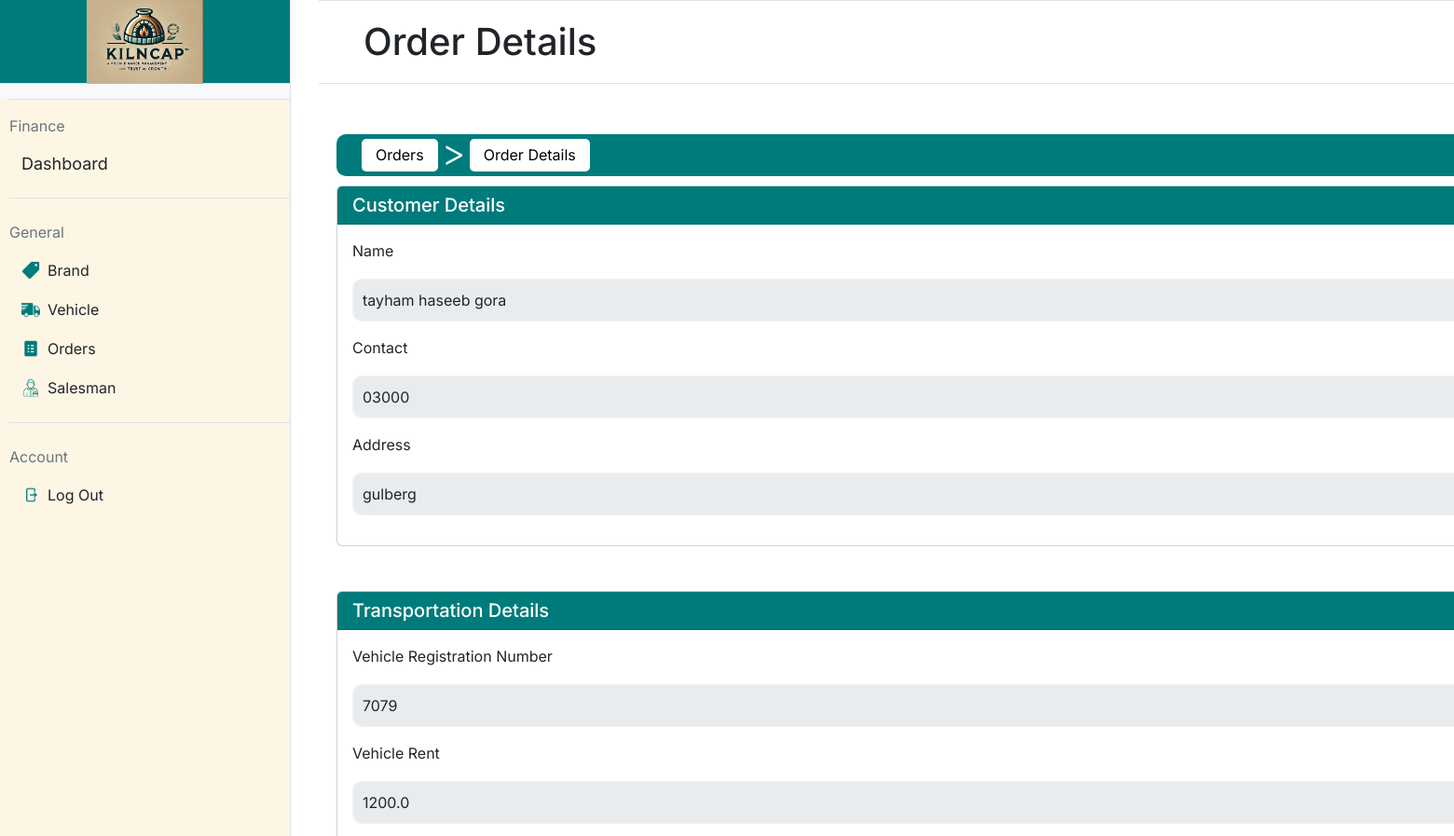
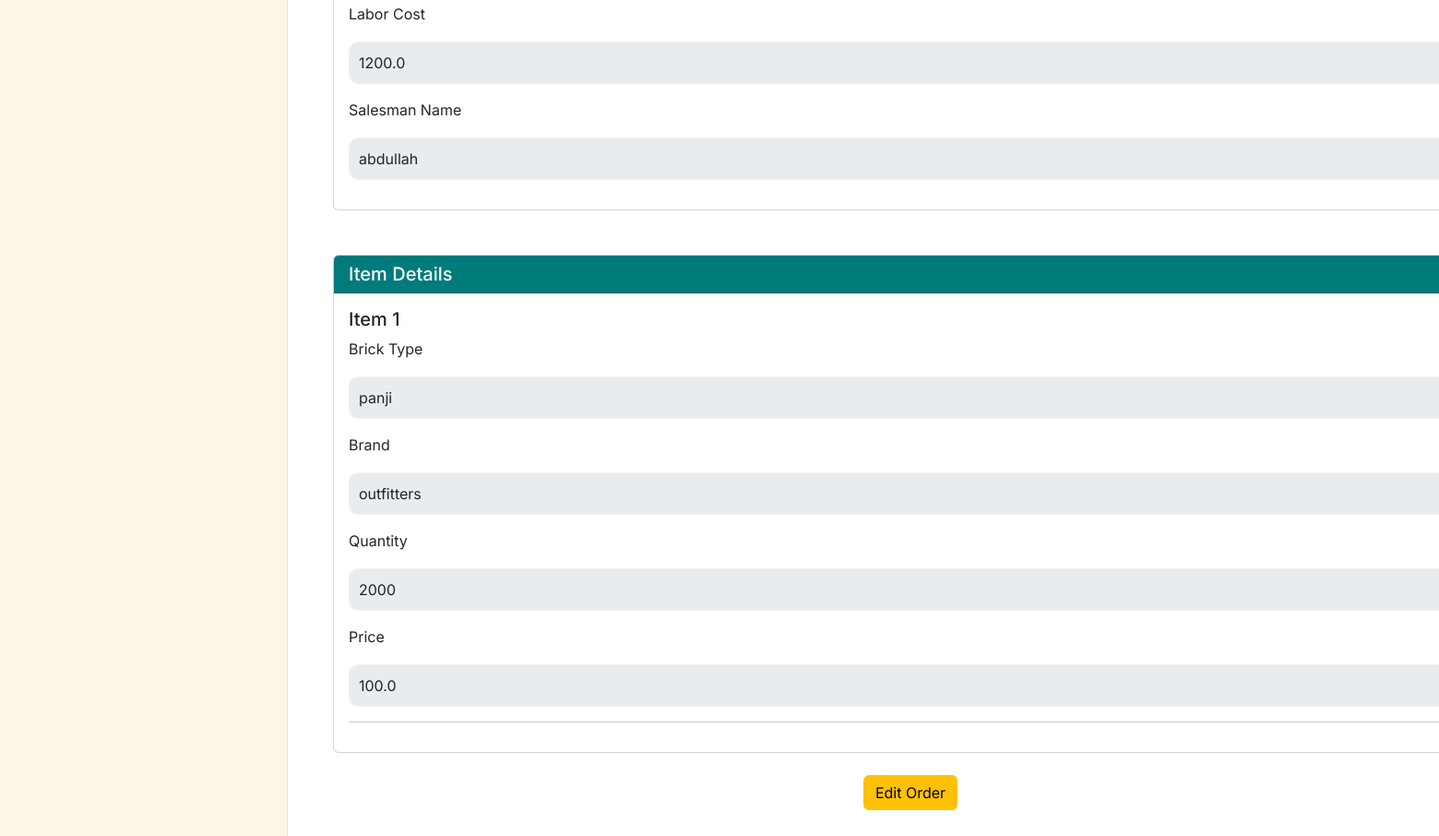
Page /order/1 on the committed database (2 pictures, top to bottom).
### app.py (models this page shows, shortened)
class Order(db.Model):
    __tablename__ = 'orders'
    id = db.Column(db.Integer, primary_key=True)
    customer_name = db.Column(db.String(50), nullable=False)
    contact = db.Column(db.String(15), nullable=False)  # Customer contact number
    address = db.Column(db.String(150), nullable=False)  # Delivery address
    vehicle_reg_number = db.Column(db.String(20), nullable=True)  # Vehicle registration number
    vehicle_rent = db.Column(db.Float, nullable=True)  # Rent cost of the vehicle
    labor_cost = db.Column(db.Float, nullable=True)  # Cost of labor
    salesman_name = db.Column(db.String(50), nullable=True)  # Salesperson name
    date = db.Column(db.Date, nullable=False, default=datetime.utcnow)  # Order date
    items = db.relationship('Item', backref='order', cascade="all, delete-orphan")  # Relationship to Item

class Item(db.Model):
    __tablename__ = 'items'
    id = db.Column(db.Integer, primary_key=True)
    order_id = db.Column(db.Integer, db.ForeignKey('orders.id'), nullable=False)  # Foreign key to Order
    brick_type = db.Column(db.String(50), nullable=False)  # Type of bricks
    brand = db.Column(db.String(50), nullable=False)  # Brand of the bricks
    quantity = db.Column(db.Integer, nullable=False)  # Quantity of bricks
    price = db.Column(db.Float, nullable=False)  # Price of bricks

### app.py (the view)
@app.route('/order/<int:order_id>', methods=['GET'])
def order_details(order_id):
    order = Order.query.get_or_404(order_id)
    return render_template('order_details.html', order=order)

### templates/order_details.html (shortened to what this page needs)
{% extends "base.html" %}
{% block mainheading %}
    Order Details
{% endblock %}
{% block maincontent %}
<nav class="navbar navbar-expand-lg"
    style="background-color: #007b7b; border-radius: 10px; padding: 5px 15px; height: 45px; width: 100%;">
    <div class="container-fluid d-flex align-items-center">
        <div class="collapse navbar-collapse" id="navbarNav">
            <ul class="navbar-nav d-flex align-items-center">
                <li class="nav-item">
                    <a class="nav-link text-black"
                        href="{{ url_for('orders') }}"
                        style="background-color: white; color: black; border-radius: 5px; padding: 5px 15px; height: 35px; line-height: 25px; transition: all 0.3s ease; text-decoration: none;"
                        onmouseover="this.style.backgroundColor='#f0f0f0'; this.style.color='white';"
                        onmouseout="this.style.backgroundColor='white'; this.style.color='black';">Orders</a>
                </li>
                <li class="mx-1"
                    style="color: white;padding-bottom: 5px; font-size: 40px; font-weight:300">&gt;</li>
                <li class="nav-item">
                    <a class="nav-link text-black" href="#"
                        style="background-color: white; color: black; border-radius: 5px; padding: 5px 15px; height: 35px; line-height: 25px; text-decoration: none;">Order
                        Details</a>
                </li>
            </ul>
        </div>
    </div>
</nav>
<div class="d-flex flex-column gap-4" style="padding-top: 10px;">
    <div class="card mb-4" >
        <div class="card-header text-white" style="background-color: #007B7B;">
            <h5 class="mb-0">Customer Details</h5>
        </div>
        <div class="card-body">
            <div class="mb-3">
                <label class="form-label">Name</label>
                <input type="text" id="customer_name" class="form-control" value="{{ order.customer_name }}" disabled>
            </div>
            <div class="mb-3">
                <label class="form-label">Contact</label>
                <input type="text" id="customer_name" class="form-control" value="{{ order.contact }}" disabled>
            </div>
            <div class="mb-3">
                <label class="form-label">Address</label>
                <input type="text" id="customer_name" class="form-control" value="{{ order.address }}" disabled>
            </div>
        </div>
    </div>
    <div class="card mb-4">
        <div class="card-header text-white" style="background-color: #007B7B;">
            <h5 class="mb-0">Transportation Details</h5>
        </div>
        <div class="card-body">
            <div class="mb-3">
                <label class="form-label">Vehicle Registration Number</label>
                <input type="text" id="customer_name" class="form-control" value="{{ order.vehicle_reg_number }}" disabled>
            </div>
            <div class="mb-3">
                <label class="form-label">Vehicle Rent</label>
                <input type="text" id="customer_name" class="form-control" value="{{ order.vehicle_rent }}" disabled>
            </div>
            <div class="mb-3">
                <label class="form-label">Labor Cost</label>
                <input type="text" id="customer_name" class="form-control" value="{{ order.labor_cost }}" disabled>
            </div>
            <div class="mb-3">
                <label class="form-label">Salesman Name</label>
                <input type="text" id="customer_name" class="form-control" value="{{ order.salesman_name }}" disabled>
            </div>
        </div>
    </div>
    <div class="card mb-4">
        <div class="card-header text-white" style="background-color: #007B7B;">
            <h5 class="mb-0">Item Details</h5>
        </div>
        <div class="card-body">
            {% for item in order.items %}
            <div class="mb-3">
                <h5>Item {{ loop.index }}</h5>
                <div class="mb-3">
                    <label class="form-label">Brick Type</label>
                <input type="text" id="customer_name" class="form-control" value="{{ item.brick_type }}" disabled>
                </div>
                <div class="mb-3">
                    <label class="form-label">Brand</label>
                <input type="text" id="customer_name" class="form-control" value="{{ item.brand }}" disabled>
                </div>
                <div class="mb-3">
                    <label class="form-label">Quantity</label>
                <input type="text" id="customer_name" class="form-control" value="{{ item.quantity }}" disabled>
                </div>
                <div class="mb-3">
                    <label class="form-label">Price</label>
                <input type="text" id="customer_name" class="form-control" value="{{ item.price }}" disabled>
                </div>
                <hr>
            </div>
            {% endfor %}
        </div>
    </div>
</div>
<div class="text-center" style=" padding-bottom: 50px;  ">
    <a href="{{ url_for('edit_order', order_id=order.id) }}" class="btn btn-warning">Edit Order</a>
</div>
{% endblock %}

### static/styles.css (style rules this page uses)
body { font-family:'Inter'; margin: 0; height: 100vh; display: flex; }
input[type="text"], input[type="password"] { width: 100%; padding: 10px; margin-top: 10px; background-color:#F2F1F1 ; border: 1px solid #F2F1F1; border-radius: 10px; }

### rows in the picture
Order: customer_name "tayham haseeb gora", contact "03000", address "gulberg", vehicle_reg_number "7079", vehicle_rent "1200.0", labor_cost "1200.0", salesman_name "abdullah"
Item: brick_type "panji", brand "outfitters", quantity "2000", price "100.0"
